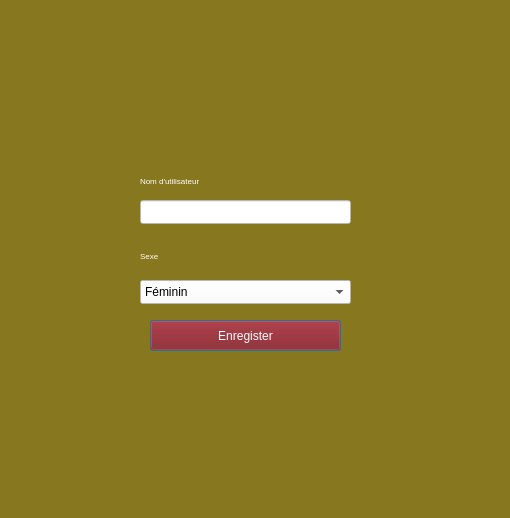
<?xml version="1.0" encoding="UTF-8"?>
<ui version="4.0">
 <class>Dialog</class>
 <widget class="QDialog" name="Dialog">
  <property name="geometry">
   <rect>
    <x>0</x>
    <y>0</y>
    <width>510</width>
    <height>518</height>
   </rect>
  </property>
  <property name="windowTitle">
   <string>Dialog</string>
  </property>
  <property name="styleSheet">
   <string notr="true">background-color: rgb(135, 119, 30);</string>
  </property>
  <widget class="QPushButton" name="enregister">
   <property name="geometry">
    <rect>
     <x>150</x>
     <y>320</y>
     <width>191</width>
     <height>31</height>
    </rect>
   </property>
   <property name="styleSheet">
    <string notr="true">background-color: rgb(131, 6, 10);
font: 700 14pt &quot;Segoe UI&quot;;
font: 700 10pt &quot;Segoe UI&quot;;
color: rgb(255, 255, 255);</string>
   </property>
   <property name="text">
    <string>Enregister</string>
   </property>
  </widget>
  <widget class="QLabel" name="label_2">
   <property name="geometry">
    <rect>
     <x>160</x>
     <y>30</y>
     <width>49</width>
     <height>16</height>
    </rect>
   </property>
   <property name="text">
    <string/>
   </property>
  </widget>
  <widget class="QLabel" name="label_4">
   <property name="geometry">
    <rect>
     <x>-10</x>
     <y>-460</y>
     <width>521</width>
     <height>541</height>
    </rect>
   </property>
   <property name="text">
    <string/>
   </property>
   <property name="pixmap">
    <pixmap resource="img.qrc">:/imgcarte/zlij2.jpg</pixmap>
   </property>
   <property name="scaledContents">
    <bool>true</bool>
   </property>
  </widget>
  <widget class="QLabel" name="label_5">
   <property name="geometry">
    <rect>
     <x>-10</x>
     <y>410</y>
     <width>521</width>
     <height>531</height>
    </rect>
   </property>
   <property name="text">
    <string/>
   </property>
   <property name="pixmap">
    <pixmap resource="img.qrc">:/imgcarte/zlij2.jpg</pixmap>
   </property>
   <property name="scaledContents">
    <bool>true</bool>
   </property>
  </widget>
  <widget class="QLabel" name="label">
   <property name="geometry">
    <rect>
     <x>140</x>
     <y>160</y>
     <width>221</width>
     <height>51</height>
    </rect>
   </property>
   <property name="styleSheet">
    <string notr="true">font: 30pt &quot;Ink Free&quot;;
color: rgb(255, 255, 255);


</string>
   </property>
   <property name="text">
    <string>&lt;html&gt;&lt;head/&gt;&lt;body&gt;&lt;p&gt;&lt;span style=&quot; vertical-align:super;&quot;&gt;Nom d'utilisateur &lt;/span&gt;&lt;/p&gt;&lt;/body&gt;&lt;/html&gt;</string>
   </property>
  </widget>
  <widget class="QLabel" name="label_3">
   <property name="geometry">
    <rect>
     <x>140</x>
     <y>240</y>
     <width>192</width>
     <height>41</height>
    </rect>
   </property>
   <property name="styleSheet">
    <string notr="true">font: 30pt &quot;Ink Free&quot;;
color: rgb(255, 255, 255);

</string>
   </property>
   <property name="text">
    <string>&lt;html&gt;&lt;head/&gt;&lt;body&gt;&lt;p&gt;&lt;span style=&quot; vertical-align:super;&quot;&gt;Sexe&lt;/span&gt;&lt;/p&gt;&lt;/body&gt;&lt;/html&gt;</string>
   </property>
  </widget>
  <widget class="QLineEdit" name="nom">
   <property name="geometry">
    <rect>
     <x>140</x>
     <y>200</y>
     <width>211</width>
     <height>24</height>
    </rect>
   </property>
   <property name="styleSheet">
    <string notr="true">background-color: rgb(255, 255, 255);</string>
   </property>
  </widget>
  <widget class="QComboBox" name="sexe">
   <property name="geometry">
    <rect>
     <x>140</x>
     <y>280</y>
     <width>211</width>
     <height>24</height>
    </rect>
   </property>
   <property name="styleSheet">
    <string notr="true">background-color: rgb(255, 255, 255);</string>
   </property>
   <item>
    <property name="text">
     <string>Féminin</string>
    </property>
   </item>
   <item>
    <property name="text">
     <string>Masculin</string>
    </property>
   </item>
  </widget>
 </widget>
 <resources>
  <include location="img.qrc"/>
 </resources>
 <connections/>
</ui>
